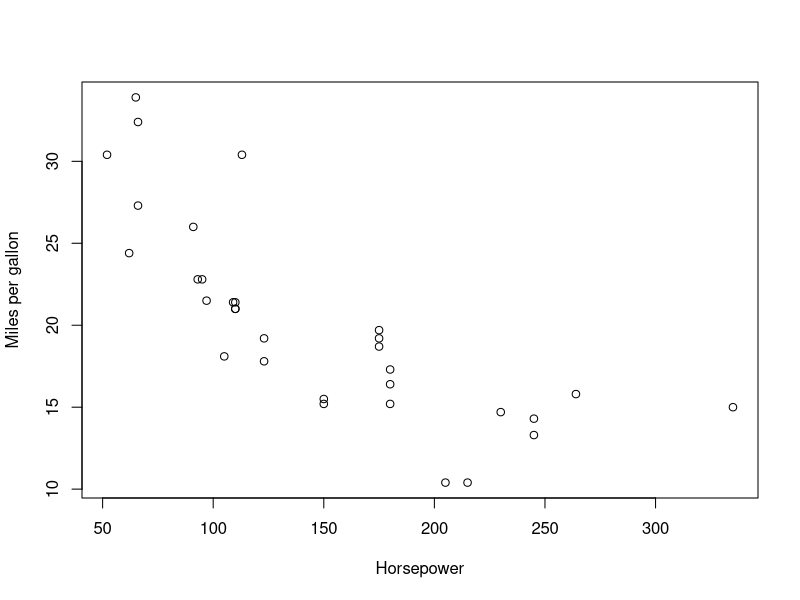

The R script that drew this image:
## ---- chunk 1
data(mtcars)
dim(mtcars)
## ---- chunk 2
names(mtcars)
## ---- chunk 3
str(mtcars)
## ---- chunk 4
head(mtcars)
## ---- chunk 5
tail(mtcars)
## ---- chunk 6
summary(mtcars)
## ---- chunk 7
table(mtcars$cyl)
## ---- chunk 8
unique(mtcars$cyl)
## ---- chunk 9
# Subset mtcars based on mpg > 20
mtcars_subset <- mtcars[mtcars$mpg > 20, ]
mtcars_subset
## ---- chunk 10
# Find the indices of rows where mpg > 20
indices <- which(mtcars$mpg > 20)
indices
## ---- chunk 11
# Create a new column "high_mpg" based on mpg > 20
mtcars$high_mpg <- ifelse(mtcars$mpg > 20, "Yes", "No")
## ---- chunk 12
# Check if all values in mpg column are greater than 20
all(mtcars$mpg > 20)
## ---- chunk 13
any(mtcars$mpg > 20)
## ---- chunk 14
avg_mileage <- function(data) {
  mean(data$mpg)
}

# Usage
avg_mileage(mtcars) # Returns the average mileage of all cars in the dataset

## ---- chunk 15
plot_horsepower_vs_mpg <- function(data) {
  plot(data$hp, data$mpg, xlab = "Horsepower", ylab = "Miles per gallon")
}

# Usage
plot_horsepower_vs_mpg(mtcars) # Plots a scatter plot of horsepower vs. miles per gallon

## ---- chunk 16
avg_mileage_by_cyl <- function(data, cyl) {
  mean(data$mpg[data$cyl == cyl])
}

# Usage

# Returns the average mileage of cars with 4 cylinders
avg_mileage_by_cyl(mtcars, 4) 

# Returns the average mileage of cars with 6 cylinders
avg_mileage_by_cyl(mtcars, 6) 

## ---- chunk 17
avg_hp_by_gear <- function(data, gear) {
  mean(data$hp[data$gear == gear])
}

# Returns the average horsepower of cars with 3 gears
avg_hp_by_gear(mtcars, 3) 

# Returns the average horsepower of cars with 4 gears
avg_hp_by_gear(mtcars, 4) 

